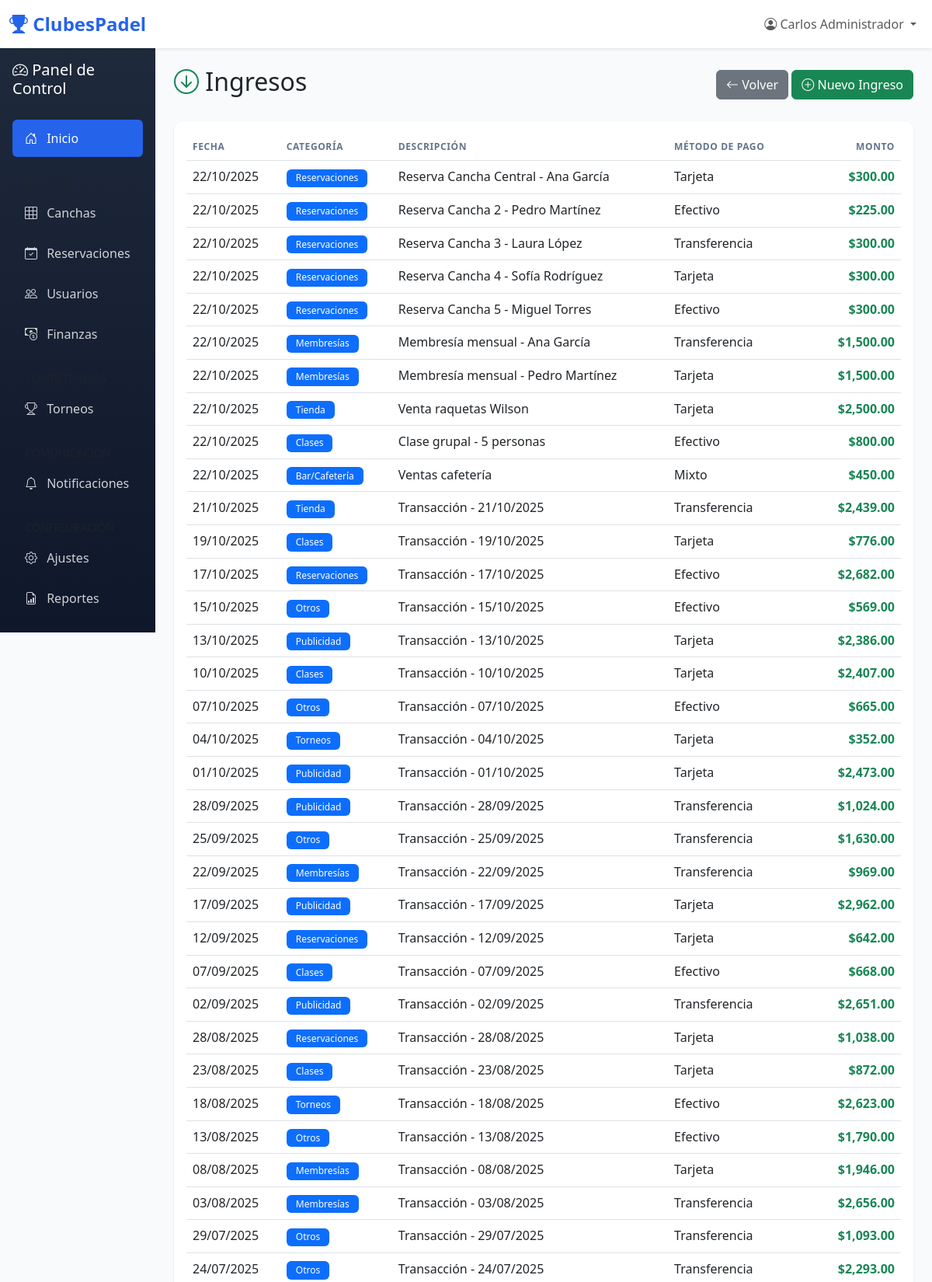
The app's page /finances/income (signed in, upper part) with its own data.
### tables this page shows
CREATE TABLE IF NOT EXISTS `income_transactions` (
  `id` int(11) NOT NULL AUTO_INCREMENT,
  `club_id` int(11) NOT NULL,
  `category_id` int(11) NOT NULL,
  `amount` decimal(10,2) NOT NULL,
  `description` text,
  `transaction_date` date NOT NULL,
  `payment_method` varchar(50),
  `reference_id` int(11) DEFAULT NULL,
  `reference_type` varchar(50) DEFAULT NULL,
  `created_by` int(11) NOT NULL,
  `created_at` timestamp NOT NULL DEFAULT CURRENT_TIMESTAMP,
  PRIMARY KEY (`id`),
  KEY `club_id` (`club_id`),
  KEY `category_id` (`category_id`),
  KEY `created_by` (`created_by`),
  CONSTRAINT `fk_income_transactions_club` FOREIGN KEY (`club_id`) REFERENCES `clubs` (`id`) ON DELETE CASCADE,
  CONSTRAINT `fk_income_transactions_category` FOREIGN KEY (`category_id`) REFERENCES `income_categories` (`id`),
  CONSTRAINT `fk_income_transactions_user` FOREIGN KEY (`created_by`) REFERENCES `users` (`id`)
);

CREATE TABLE IF NOT EXISTS `income_categories` (
  `id` int(11) NOT NULL AUTO_INCREMENT,
  `club_id` int(11) NOT NULL,
  `name` varchar(100) NOT NULL,
  `description` text,
  `is_active` tinyint(1) DEFAULT '1',
  PRIMARY KEY (`id`),
  KEY `club_id` (`club_id`),
  CONSTRAINT `fk_income_categories_club` FOREIGN KEY (`club_id`) REFERENCES `clubs` (`id`) ON DELETE CASCADE
);

### app/Controllers/FinancesController.php (called while the page is built, shortened)
<?php
class FinancesController extends Controller {
    public function income() {
        $clubId = $this->getClubId();
        $financeModel = $this->model('Finance');
        $income = $financeModel->getIncome($clubId);
        $data = [
            'title' => 'Ingresos',
            'income' => $income
        ];
        $this->view('finances/income', $data);
    }
}

### index.php (called while the page is built, shortened)
<?php
require_once __DIR__ . '/config/config.php';
require_once __DIR__ . '/app/Core/Controller.php';
$router = new Core\Router();
$router->dispatch();

### config/config.php (called while the page is built, shortened)
<?php
spl_autoload_register(function ($class) {
    $file = APP_PATH . '/' . str_replace('\\', '/', $class) . '.php';
});

### app/Core/Database.php (called while the page is built, shortened)
<?php
class Database {
    private static $instance = null;
    private $connection;
    private function __construct() {
        try {
            $dsn = "mysql:host=" . DB_HOST . ";port=" . DB_PORT . ";dbname=" . DB_NAME . ";charset=" . DB_CHARSET;
            $options = [
                \PDO::ATTR_ERRMODE => \PDO::ERRMODE_EXCEPTION,
                \PDO::ATTR_DEFAULT_FETCH_MODE => \PDO::FETCH_ASSOC,
                \PDO::ATTR_EMULATE_PREPARES => false,
            ];
            $this->connection = new \PDO($dsn, DB_USER, DB_PASS, $options);
        } catch (\PDOException $e) {
            die("Database connection failed: " . $e->getMessage());
        }
    }
    public static function getInstance() {
        if (self::$instance === null) {
            self::$instance = new self();
        }
        return self::$instance;
    }
    public function query($sql, $params = []) {
        try {
            $stmt = $this->connection->prepare($sql);
            $stmt->execute($params);
            return $stmt;
        } catch (\PDOException $e) {
            error_log("Query error: " . $e->getMessage());
            return false;
        }
    }
    public function fetchAll($sql, $params = []) {
        $stmt = $this->query($sql, $params);
        return $stmt ? $stmt->fetchAll() : [];
    }
}

### app/Models/Finance.php (called while the page is built, shortened)
<?php
class Finance {
    private $db;
    public function __construct() {
        $this->db = Database::getInstance();
    }
    public function getIncome($clubId, $startDate = null, $endDate = null) {
        $sql = "SELECT it.*, ic.name as category_name, u.first_name, u.last_name
                FROM income_transactions it
                JOIN income_categories ic ON it.category_id = ic.id
                JOIN users u ON it.created_by = u.id
                WHERE it.club_id = ?";
        $params = [$clubId];
        $sql .= " ORDER BY it.transaction_date DESC, it.created_at DESC";
        return $this->db->fetchAll($sql, $params);
    }
}

### app/Views/finances/income.php (the view, shortened to what this page needs)
<?php
require_once APP_PATH . '/Views/layouts/header.php';
?>
<div class="container-fluid">
    <div class="row">
        <div class="col-md-3 col-lg-2 p-0">
            <?php require_once APP_PATH . '/Views/layouts/sidebar.php'; ?>
        </div>
        <div class="col-md-9 col-lg-10 p-4">
            <div class="d-flex justify-content-between align-items-center mb-4">
                <h2><i class="bi bi-arrow-down-circle text-success"></i> Ingresos</h2>
                <div>
                    <a href="<?php echo URL_BASE; ?>/finances" class="btn btn-secondary">
                        <i class="bi bi-arrow-left"></i> Volver
                    </a>
                    <a href="<?php echo URL_BASE; ?>/finances/createIncome" class="btn btn-success">
                        <i class="bi bi-plus-circle"></i> Nuevo Ingreso
                    </a>
                </div>
            </div>
            <div class="card">
                <div class="card-body">
                    <?php if (!empty($income)): ?>
                        <div class="table-responsive">
                            <table class="table table-hover">
                                <thead>
                                    <tr>
                                        <th>Fecha</th>
                                        <th>Categoría</th>
                                        <th>Descripción</th>
                                        <th>Método de Pago</th>
                                        <th class="text-end">Monto</th>
                                    </tr>
                                </thead>
                                <tbody>
                                    <?php
                                    foreach ($income as $item):
                                    ?>
                                        <tr>
                                            <td><?php echo date('d/m/Y', strtotime($item['transaction_date'])); ?></td>
                                            <td>
                                                <span class="badge bg-primary">
                                                    <?php echo htmlspecialchars($item['category_name'] ?? 'Sin categoría'); ?>
                                                </span>
                                            </td>
                                            <td><?php echo htmlspecialchars($item['description'] ?? '-'); ?></td>
                                            <td>
                                                <?php
                                                $methods = [
                                                    'cash' => 'Efectivo',
                                                    'credit_card' => 'T. Crédito',
                                                    'debit_card' => 'T. Débito',
                                                    'bank_transfer' => 'Transferencia',
                                                    'other' => 'Otro'
                                                ];
                                                echo $methods[$item['payment_method']] ?? $item['payment_method'];
                                                ?>
                                            </td>
                                            <td class="text-end">
                                                <strong class="text-success">$<?php echo number_format($item['amount'], 2); ?></strong>
                                            </td>
                                        </tr>
                                    <?php endforeach; ?>
                                </tbody>
                            </table>
                        </div>
                    <?php endif; ?>
                </div>
            </div>
        </div>
    </div>
</div>
<?php require_once APP_PATH . '/Views/layouts/footer.php'; ?>

### app/Views/layouts/header.php (style rules this page uses)
:root { --primary-color: #2563eb; --secondary-color: #64748b; --success-color: #10b981; --danger-color: #ef4444; --warning-color: #f59e0b; --info-color: #3b82f6; }
body { font-family: 'Segoe UI', Tahoma, Geneva, Verdana, sans-serif; background-color: #f8fafc; }
.card { border: none; border-radius: 0.75rem; box-shadow: 0 1px 3px rgba(0, 0, 0, 0.1); margin-bottom: 1.5rem; }
.table th { font-weight: 600; text-transform: uppercase; font-size: 0.75rem; letter-spacing: 0.05em; color: #64748b; }
.badge { padding: 0.35rem 0.75rem; font-weight: 500; }

### records on screen
income_transactions: transaction_date "22/10/2025", category.name "Reservaciones", description "Reserva Cancha Central - Ana García", payment_method "Tarjeta", amount "300.00"
income_transactions: transaction_date "22/10/2025", category.name "Reservaciones", description "Reserva Cancha 2 - Pedro Martínez", payment_method "Efectivo", amount "225.00"
income_transactions: transaction_date "22/10/2025", category.name "Reservaciones", description "Reserva Cancha 3 - Laura López", payment_method "Transferencia", amount "300.00"
income_transactions: transaction_date "22/10/2025", category.name "Reservaciones", description "Reserva Cancha 4 - Sofía Rodríguez", payment_method "Tarjeta", amount "300.00"
income_transactions: transaction_date "22/10/2025", category.name "Reservaciones", description "Reserva Cancha 5 - Miguel Torres", payment_method "Efectivo", amount "300.00"
income_transactions: transaction_date "22/10/2025", category.name "Membresías", description "Membresía mensual - Ana García", payment_method "Transferencia", amount "1,500.00"
income_transactions: transaction_date "22/10/2025", category.name "Membresías", description "Membresía mensual - Pedro Martínez", payment_method "Tarjeta", amount "1,500.00"
income_transactions: transaction_date "22/10/2025", category.name "Tienda", description "Venta raquetas Wilson", payment_method "Tarjeta", amount "2,500.00"
income_transactions: transaction_date "22/10/2025", category.name "Clases", description "Clase grupal - 5 personas", payment_method "Efectivo", amount "800.00"
income_transactions: transaction_date "22/10/2025", category.name "Bar/Cafetería", description "Ventas cafetería", payment_method "Mixto", amount "450.00"
income_transactions: transaction_date "21/10/2025", category.name "Tienda", description "Transacción - 21/10/2025", payment_method "Transferencia", amount "2,439.00"
income_transactions: transaction_date "19/10/2025", category.name "Clases", description "Transacción - 19/10/2025", payment_method "Tarjeta", amount "776.00"
income_transactions: transaction_date "17/10/2025", category.name "Reservaciones", description "Transacción - 17/10/2025", payment_method "Efectivo", amount "2,682.00"
income_transactions: transaction_date "15/10/2025", category.name "Otros", description "Transacción - 15/10/2025", payment_method "Efectivo", amount "569.00"
income_transactions: transaction_date "13/10/2025", category.name "Publicidad", description "Transacción - 13/10/2025", payment_method "Tarjeta", amount "2,386.00"
income_transactions: transaction_date "10/10/2025", category.name "Clases", description "Transacción - 10/10/2025", payment_method "Tarjeta", amount "2,407.00"
income_transactions: transaction_date "07/10/2025", category.name "Otros", description "Transacción - 07/10/2025", payment_method "Efectivo", amount "665.00"
income_transactions: transaction_date "04/10/2025", category.name "Torneos", description "Transacción - 04/10/2025", payment_method "Tarjeta", amount "352.00"
income_transactions: transaction_date "01/10/2025", category.name "Publicidad", description "Transacción - 01/10/2025", payment_method "Tarjeta", amount "2,473.00"
income_transactions: transaction_date "28/09/2025", category.name "Publicidad", description "Transacción - 28/09/2025", payment_method "Transferencia", amount "1,024.00"
income_transactions: transaction_date "25/09/2025", category.name "Otros", description "Transacción - 25/09/2025", payment_method "Transferencia", amount "1,630.00"
income_transactions: transaction_date "22/09/2025", category.name "Membresías", description "Transacción - 22/09/2025", payment_method "Transferencia", amount "969.00"
income_transactions: transaction_date "17/09/2025", category.name "Publicidad", description "Transacción - 17/09/2025", payment_method "Tarjeta", amount "2,962.00"
income_transactions: transaction_date "12/09/2025", category.name "Reservaciones", description "Transacción - 12/09/2025", payment_method "Tarjeta", amount "642.00"
income_transactions: transaction_date "07/09/2025", category.name "Clases", description "Transacción - 07/09/2025", payment_method "Efectivo", amount "668.00"
income_transactions: transaction_date "02/09/2025", category.name "Publicidad", description "Transacción - 02/09/2025", payment_method "Transferencia", amount "2,651.00"
income_transactions: transaction_date "28/08/2025", category.name "Reservaciones", description "Transacción - 28/08/2025", payment_method "Tarjeta", amount "1,038.00"
income_transactions: transaction_date "23/08/2025", category.name "Clases", description "Transacción - 23/08/2025", payment_method "Tarjeta", amount "872.00"
income_transactions: transaction_date "18/08/2025", category.name "Torneos", description "Transacción - 18/08/2025", payment_method "Efectivo", amount "2,623.00"
income_transactions: transaction_date "13/08/2025", category.name "Otros", description "Transacción - 13/08/2025", payment_method "Efectivo", amount "1,790.00"
income_transactions: transaction_date "08/08/2025", category.name "Membresías", description "Transacción - 08/08/2025", payment_method "Tarjeta", amount "1,946.00"
income_transactions: transaction_date "03/08/2025", category.name "Membresías", description "Transacción - 03/08/2025", payment_method "Transferencia", amount "2,656.00"
income_transactions: transaction_date "29/07/2025", category.name "Otros", description "Transacción - 29/07/2025", payment_method "Transferencia", amount "1,093.00"
income_transactions: transaction_date "24/07/2025", category.name "Otros", description "Transacción - 24/07/2025", payment_method "Transferencia", amount "2,293.00"

### other values on screen
APP_NAME "ClubesPadel"
$_SESSION['user_name'] "Carlos Administrador"
